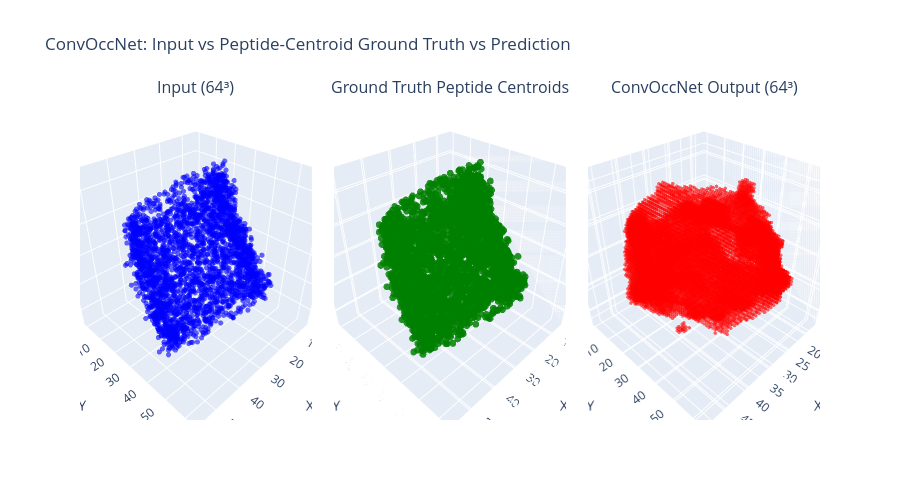
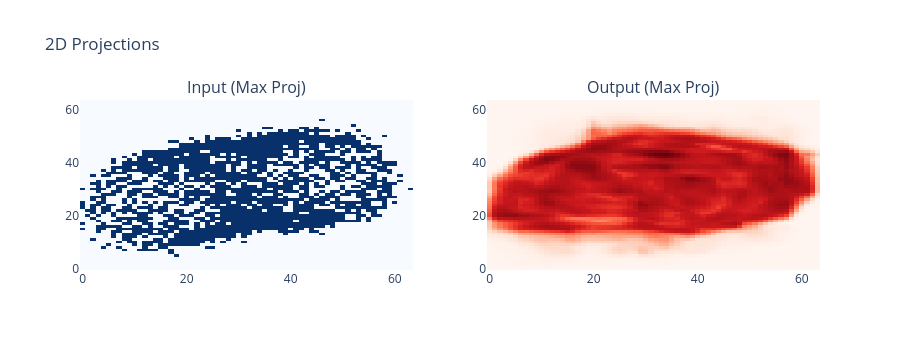

Source (notebook cell) for these figures, in order:
### Markdown cell above
## Evaluation & Visualization

### Code cell
# 3D Visualization
fig = make_subplots(
    rows=1, cols=3,
    specs=[[{'type': 'scatter3d'}, {'type': 'scatter3d'}, {'type': 'scatter3d'}]],
    subplot_titles=(f'Input (64³)', f'Ground Truth Peptide Centroids', f'ConvOccNet Output (64³)'),
    horizontal_spacing=0.03
)

# Input voxelized centroid cloud
input_np = voxel.cpu().squeeze().numpy()
idx_in = np.where(input_np > 0.5)
fig.add_trace(
    go.Scatter3d(
        x=idx_in[0], y=idx_in[1], z=idx_in[2],
        mode='markers',
        marker=dict(size=3, color='blue', opacity=0.6),
        name='Input'
    ),
    row=1, col=1
)

# Ground truth centroid cloud
gt_points, _ = test_dataset.get_centroid_points(test_idx)
gt_points_scaled = (gt_points + 0.5) * (input_np.shape[0] - 1)
gt_points_scaled = np.clip(gt_points_scaled, 0, input_np.shape[0] - 1)

fig.add_trace(
    go.Scatter3d(
        x=gt_points_scaled[:, 0], y=gt_points_scaled[:, 1], z=gt_points_scaled[:, 2],
        mode='markers',
        marker=dict(size=4, color='green', opacity=0.85),
        name='Ground Truth'
    ),
    row=1, col=2
)

# Output
output_np = occupancy_grid.numpy()
idx_out = np.where(output_np > 0.5)
fig.add_trace(
    go.Scatter3d(
        x=idx_out[0], y=idx_out[1], z=idx_out[2],
        mode='markers',
        marker=dict(size=2, color='red', opacity=0.6),
        name='Output'
    ),
    row=1, col=3
)

fig.update_layout(
    title='ConvOccNet: Input vs Peptide-Centroid Ground Truth vs Prediction',
    scene=dict(xaxis_title='X', yaxis_title='Y', zaxis_title='Z', aspectmode='cube'),
    scene2=dict(xaxis_title='X', yaxis_title='Y', zaxis_title='Z', aspectmode='cube'),
    scene3=dict(xaxis_title='X', yaxis_title='Y', zaxis_title='Z', aspectmode='cube'),
    height=500,
    showlegend=False
)
fig.show()

print(f'\nDiagnostics:')
print(f'Ground truth peptides: {len(gt_points)}')
print(f'Input occupied voxels: {len(idx_in[0])}')
print(f'Predicted occupied: {(occupancy_grid > 0.5).sum().item()}/{occupancy_grid.numel()} ({100*(occupancy_grid > 0.5).float().mean().item():.1f}%)')

# 2D Projections
fig_2d = make_subplots(
    rows=1, cols=2,
    subplot_titles=('Input (Max Proj)', 'Output (Max Proj)')
)

input_proj = np.max(input_np, axis=2)
fig_2d.add_trace(
    go.Heatmap(z=input_proj, colorscale='Blues', showscale=False),
    row=1, col=1
)

output_proj = np.max(output_np, axis=2)
fig_2d.add_trace(
    go.Heatmap(z=output_proj, colorscale='Reds', showscale=False),
    row=1, col=2
)

fig_2d.update_layout(title='2D Projections', height=350)
fig_2d.show()

### Figure 1 — Plotly figure (JSON) as saved in the notebook; plotly's stock layout.template omitted (floating-point values rounded to 4 significant figures; data arrays with more than 128 entries replaced by an {"elided": "..."} marker saying what was removed)
{"data": [{"marker": {"color": "blue", "opacity": 0.6, "size": 3}, "mode": "markers", "name": "Input", "scene": "scene", "type": "scatter3d", "x": {"elided": "2816 int values"}, "y": {"elided": "2816 int values"}, "z": {"elided": "2816 int values"}}, {"marker": {"color": "green", "opacity": 0.85, "size": 4}, "mode": "markers", "name": "Ground Truth", "scene": "scene2", "type": "scatter3d", "x": {"elided": "3000 float values"}, "y": {"elided": "3000 float values"}, "z": {"elided": "3000 float values"}}, {"marker": {"color": "red", "opacity": 0.6, "size": 2}, "mode": "markers", "name": "Output", "scene": "scene3", "type": "scatter3d", "x": {"elided": "12164 int values"}, "y": {"elided": "12164 int values"}, "z": {"elided": "12164 int values"}}], "layout": {"annotations": [{"font": {"size": 16}, "showarrow": false, "text": "Input (64³)", "x": 0.1567, "xanchor": "center", "xref": "paper", "y": 1, "yanchor": "bottom", "yref": "paper"}, {"font": {"size": 16}, "showarrow": false, "text": "Ground Truth Peptide Centroids", "x": 0.5, "xanchor": "center", "xref": "paper", "y": 1, "yanchor": "bottom", "yref": "paper"}, {"font": {"size": 16}, "showarrow": false, "text": "ConvOccNet Output (64³)", "x": 0.8433, "xanchor": "center", "xref": "paper", "y": 1, "yanchor": "bottom", "yref": "paper"}], "height": 500, "scene": {"aspectmode": "cube", "domain": {"x": [0, 0.3133], "y": [0, 1]}, "xaxis": {"title": {"text": "X"}}, "yaxis": {"title": {"text": "Y"}}, "zaxis": {"title": {"text": "Z"}}}, "scene2": {"aspectmode": "cube", "domain": {"x": [0.3433, 0.6567], "y": [0, 1]}, "xaxis": {"title": {"text": "X"}}, "yaxis": {"title": {"text": "Y"}}, "zaxis": {"title": {"text": "Z"}}}, "scene3": {"aspectmode": "cube", "domain": {"x": [0.6867, 1.0], "y": [0, 1]}, "xaxis": {"title": {"text": "X"}}, "yaxis": {"title": {"text": "Y"}}, "zaxis": {"title": {"text": "Z"}}}, "showlegend": false, "title": {"text": "ConvOccNet: Input vs Peptide-Centroid Ground Truth vs Prediction"}}}

### Figure 2 — Plotly figure (JSON) as saved in the notebook; plotly's stock layout.template omitted (floating-point values rounded to 4 significant figures; data arrays with more than 128 entries replaced by an {"elided": "..."} marker saying what was removed)
{"data": [{"colorscale": [[0, "rgb(247,251,255)"], [0.125, "rgb(222,235,247)"], [0.25, "rgb(198,219,239)"], [0.375, "rgb(158,202,225)"], [0.5, "rgb(107,174,214)"], [0.625, "rgb(66,146,198)"], [0.75, "rgb(33,113,181)"], [0.875, "rgb(8,81,156)"], [1, "rgb(8,48,107)"]], "showscale": false, "type": "heatmap", "xaxis": "x", "yaxis": "y", "z": {"elided": "64x64 float values"}}, {"colorscale": [[0, "rgb(255,245,240)"], [0.125, "rgb(254,224,210)"], [0.25, "rgb(252,187,161)"], [0.375, "rgb(252,146,114)"], [0.5, "rgb(251,106,74)"], [0.625, "rgb(239,59,44)"], [0.75, "rgb(203,24,29)"], [0.875, "rgb(165,15,21)"], [1, "rgb(103,0,13)"]], "showscale": false, "type": "heatmap", "xaxis": "x2", "yaxis": "y2", "z": {"elided": "64x64 float values"}}], "layout": {"annotations": [{"font": {"size": 16}, "showarrow": false, "text": "Input (Max Proj)", "x": 0.225, "xanchor": "center", "xref": "paper", "y": 1, "yanchor": "bottom", "yref": "paper"}, {"font": {"size": 16}, "showarrow": false, "text": "Output (Max Proj)", "x": 0.775, "xanchor": "center", "xref": "paper", "y": 1, "yanchor": "bottom", "yref": "paper"}], "height": 350, "title": {"text": "2D Projections"}, "xaxis": {"anchor": "y", "domain": [0, 0.45]}, "xaxis2": {"anchor": "y2", "domain": [0.55, 1]}, "yaxis": {"anchor": "x", "domain": [0, 1]}, "yaxis2": {"anchor": "x2", "domain": [0, 1]}}}
